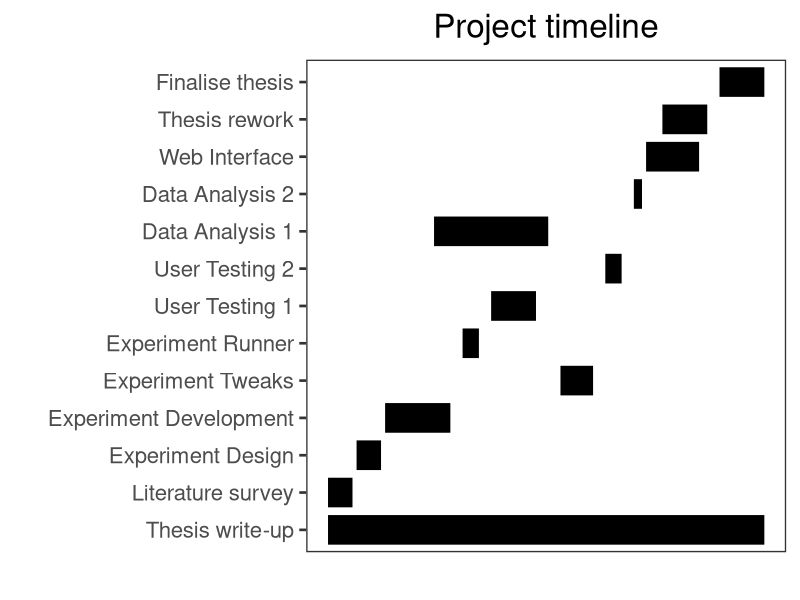

Write the R code that produced this figure.
## ---- chunk 1
knitr::opts_chunk$set(echo = FALSE, message=FALSE, warning=FALSE)
#The following options are for outputing the images
knitr::opts_chunk$set(dev="png", 
                      dev.args=list(type="cairo"),
                      fig.path = "images/",
                      dpi=96)
## ---- chunk 2
mirrorUrl = "http://cran.ma.imperial.ac.uk"

# Install and load all packages up-front!
if(!require(readxl)) install.packages("readxl", repos = mirrorUrl)
if(!require(ggplot2)) install.packages("ggplot2", repos = mirrorUrl)
if(!require(reshape2)) install.packages("reshape2", repos = mirrorUrl)

library(ggplot2)
library(reshape2)

# clear workspace
rm(list = ls())
## ---- chunk 3

## ---- chunk 4
#Create tasks as vectors in the format: name, start date, end date.

task1 <- c('Thesis write-up', '2018-05-23', '2018-09-07')
task2 <- c('Literature survey', '2018-05-23', '2018-05-29')
task3 <- c('Experiment Design', '2018-05-30', '2018-06-05')
task3b <- c('Experiment Development', '2018-06-06', '2018-06-22')
task3c <- c('Experiment Tweaks', '2018-07-19', '2018-07-27')
task4 <- c('Experiment Runner', '2018-06-25', '2018-06-29')
task5 <- c('User Testing 1', '2018-07-02', '2018-07-13')
task5b <- c('User Testing 2', '2018-07-30', '2018-08-03')
task6 <- c('Data Analysis 1', '2018-07-16', '2018-06-18')
task6b <- c('Data Analysis 2', '2018-08-06', '2018-08-08')
task7 <- c('Web Interface', '2018-08-09', '2018-08-22')
task8 <- c('Thesis rework', '2018-08-13', '2018-08-24')
task9 <- c('Finalise thesis', '2018-08-27', '2018-09-07')

tasks_df <- as.data.frame(rbind(task1, task2, task3, task3b, task3c, task4, task5, task5b, task6, task6b, task7, task8, task9))
names(tasks_df) <- c('task', 'start', 'end')
tasks_df$task <- factor(tasks_df$task, levels = tasks_df$task)
tasks_df$start <- as.Date(tasks_df$start)
tasks_df$end <- as.Date(tasks_df$end)
tasks_df_melted <- melt(tasks_df, measure.vars = c('start', 'end'))

## ---- chunk 5
# starting date to begin plot
start_date <- as.Date('2018-05-23')
 
ggplot(tasks_df_melted, aes(value, task)) + 
  geom_line(size = 10) +
  labs(x = '', y = '', title = 'Project timeline') +
  theme_bw(base_size = 20) +
  theme(plot.title = element_text(hjust = 0.5),
        panel.grid.major.x = element_line(colour="black", linetype = "dashed"),
        panel.grid.major = element_blank(),
        panel.grid.minor = element_blank(),
        axis.text.x = element_text(angle = 0)) +
  scale_x_date(date_labels = "%Y %b", limits = c(start_date, NA), date_breaks = '1 year')

